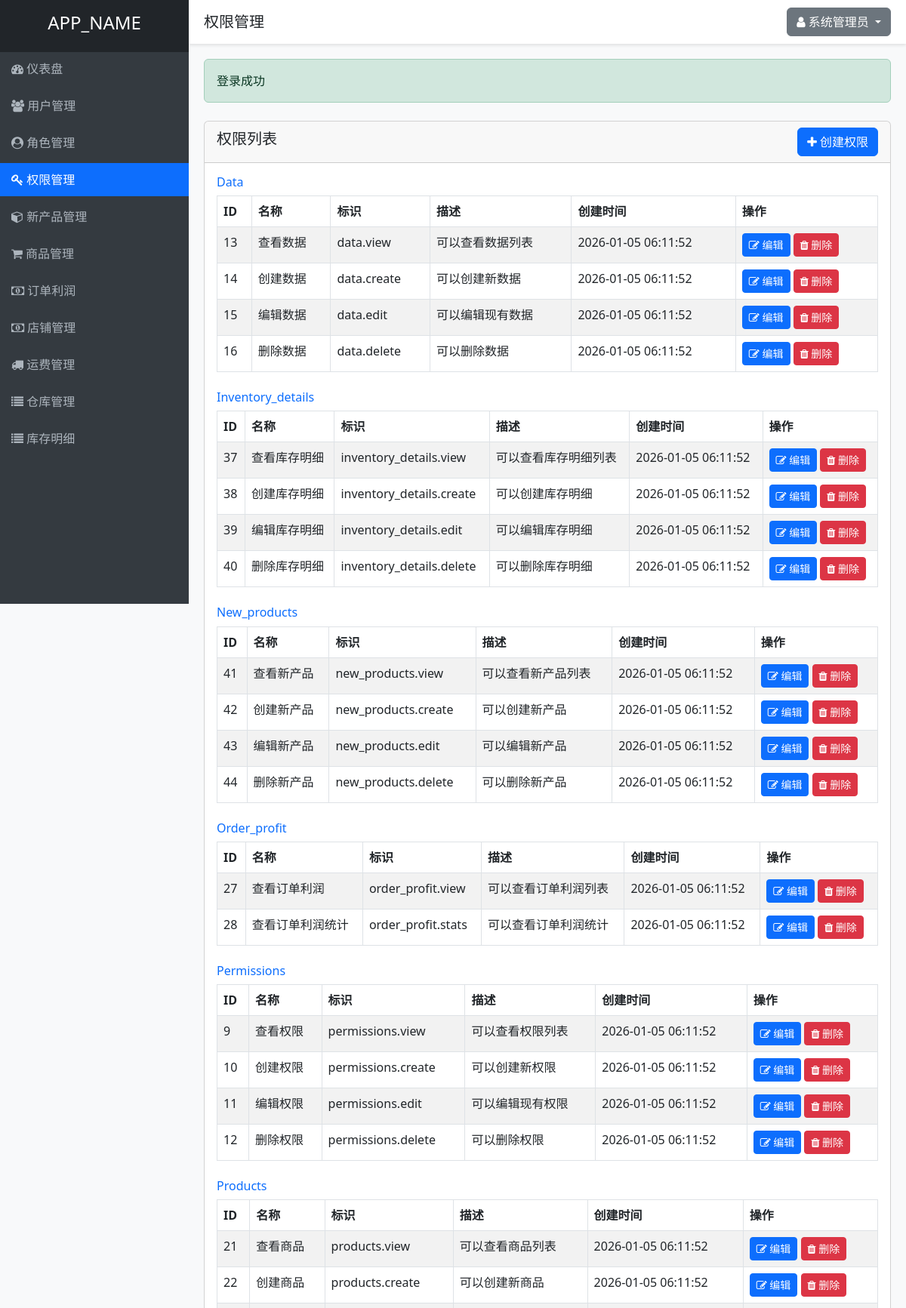
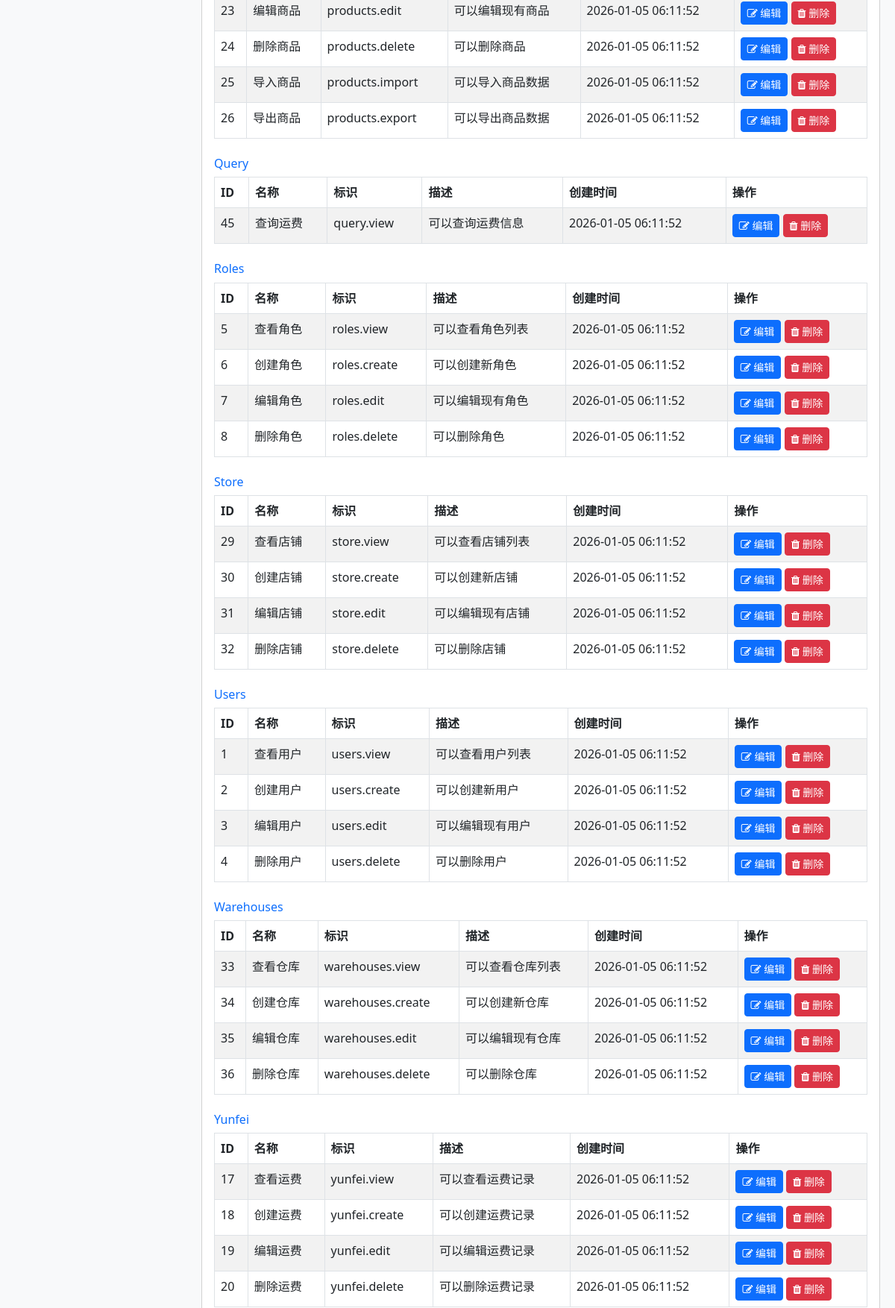
Page /permissions.php (signed in, upper part) on the committed database (2 pictures, top to bottom).
### tables this page shows
CREATE TABLE IF NOT EXISTS permissions (
    id INT AUTO_INCREMENT PRIMARY KEY,
    name VARCHAR(50) NOT NULL UNIQUE,
    slug VARCHAR(50) NOT NULL UNIQUE,
    description TEXT,
    module VARCHAR(50) NOT NULL,
    created_at TIMESTAMP DEFAULT CURRENT_TIMESTAMP,
    updated_at TIMESTAMP DEFAULT CURRENT_TIMESTAMP ON UPDATE CURRENT_TIMESTAMP
);

### controllers/PermissionController.php (called while the page is built, shortened)
<?php
require_once APP_ROOT . '/models/Permission.php';
require_once APP_ROOT . '/helpers/functions.php';
class PermissionController {
    private $permissionModel;
    public function __construct() {
        $this->permissionModel = new Permission();
    }
    public function index() {
        $permissions = $this->permissionModel->getAllByModule();
        include VIEWS_DIR . '/layouts/header.php';
        include VIEWS_DIR . '/permissions/index.php';
        include VIEWS_DIR . '/layouts/footer.php';
    }
}
?>

### helpers/functions.php (called while the page is built, shortened)
<?php
function isLoggedIn() {
    return isset($_SESSION['user_id']);
}
function getCurrentUserId() {
    return $_SESSION['user_id'] ?? null;
}
function hasPermission($permissionSlug) {
    require_once APP_ROOT . '/models/Permission.php';
    $permissionModel = new Permission();
    return $permissionModel->checkUserPermission(getCurrentUserId(), $permissionSlug);
}
?>

### includes/database.php (called while the page is built, shortened)
<?php
class Database {
    private static $instance = null;
    private $conn;
    private function __construct() {
        try {
            $this->conn = new PDO(
                "mysql:host=" . DB_HOST . ";dbname=" . DB_NAME . ";charset=utf8",
                DB_USER,
                DB_PASS,
                [
                    PDO::ATTR_ERRMODE => PDO::ERRMODE_EXCEPTION,
                    PDO::ATTR_DEFAULT_FETCH_MODE => PDO::FETCH_ASSOC,
                    PDO::ATTR_EMULATE_PREPARES => false
                ]
            );
        } catch(PDOException $e) {
            die("数据库连接失败: " . $e->getMessage());
        }
    }
    public static function getInstance() {
        if(self::$instance === null) {
            self::$instance = new Database();
        }
        return self::$instance;
    }
    public function query($sql, $params = []) {
        $stmt = $this->conn->prepare($sql);
        $stmt->execute($params);
        return $stmt;
    }
}
?>

### models/Permission.php (called while the page is built, shortened)
<?php
require_once APP_ROOT . '/includes/database.php';
class Permission {
    private $db;
    public function __construct() {
        $this->db = Database::getInstance();
    }
    public function getAll() {
        $sql = "SELECT * FROM permissions ORDER BY module, id";
        $stmt = $this->db->query($sql);
        return $stmt->fetchAll();
    }
    public function getAllByModule() {
        $permissions = $this->getAll();
        $grouped = [];
        foreach ($permissions as $permission) {
            $module = $permission['module'];
            if (!isset($grouped[$module])) {
                $grouped[$module] = [];
            }
            $grouped[$module][] = $permission;
        }
        return $grouped;
    }
    public function checkUserPermission($userId, $permissionSlug) {
        $sql = "SELECT COUNT(*) as count FROM permissions p
                JOIN role_permissions rp ON p.id = rp.permission_id
                JOIN user_roles ur ON rp.role_id = ur.role_id
                WHERE ur.user_id = ? AND p.slug = ?";
        $stmt = $this->db->query($sql, [$userId, $permissionSlug]);
        $result = $stmt->fetch();
        return $result['count'] > 0;
    }
}
?>

### views/permissions/index.php (the view)
<div class="row mt-4">
    <div class="col-md-12">
        <div class="card">
            <div class="card-header d-flex justify-content-between align-items-center">
                <h5>权限列表</h5>
                <?php if (hasPermission('permissions.create')): ?>
                    <a href="<?php echo APP_URL; ?>/permissions.php?action=create" class="btn btn-primary">
                        <i class="fa fa-plus"></i> 创建权限
                    </a>
                <?php endif; ?>
            </div>
            <div class="card-body">
                <?php foreach ($permissions as $module => $modulePermissions): ?>
                    <div class="mb-4">
                        <h6 class="text-primary"><?php echo ucfirst($module); ?></h6>
                        <table class="table table-bordered table-striped">
                            <thead>
                                <tr>
                                    <th>ID</th>
                                    <th>名称</th>
                                    <th>标识</th>
                                    <th>描述</th>
                                    <th>创建时间</th>
                                    <th>操作</th>
                                </tr>
                            </thead>
                            <tbody>
                                <?php foreach ($modulePermissions as $permission): ?>
                                    <tr>
                                        <td><?php echo $permission['id']; ?></td>
                                        <td><?php echo $permission['name']; ?></td>
                                        <td><?php echo $permission['slug']; ?></td>
                                        <td><?php echo $permission['description']; ?></td>
                                        <td><?php echo $permission['created_at']; ?></td>
                                        <td>
                                            <?php if (hasPermission('permissions.edit')): ?>
                                                <a href="<?php echo APP_URL; ?>/permissions.php?action=edit&id=<?php echo $permission['id']; ?>" class="btn btn-sm btn-primary">
                                                    <i class="fa fa-edit"></i> 编辑
                                                </a>
                                            <?php endif; ?>
                                            <?php if (hasPermission('permissions.delete')): ?>
                                                <a href="<?php echo APP_URL; ?>/permissions.php?action=delete&id=<?php echo $permission['id']; ?>" class="btn btn-sm btn-danger" onclick="return confirm('确定要删除这个权限吗？');">
                                                    <i class="fa fa-trash"></i> 删除
                                                </a>
                                            <?php endif; ?>
                                        </td>
                                    </tr>
                                <?php endforeach; ?>
                            </tbody>
                        </table>
                    </div>
                <?php endforeach; ?>
            </div>
        </div>
    </div>
</div>

### views/layouts/header.php (style rules this page uses)
body { background-color: #f8f9fa; }

### rows in the picture
permissions: id "13", name "查看数据", slug "data.view", description "可以查看数据列表", created_at "2026-01-05 06:11:52"
permissions: id "14", name "创建数据", slug "data.create", description "可以创建新数据", created_at "2026-01-05 06:11:52"
permissions: id "15", name "编辑数据", slug "data.edit", description "可以编辑现有数据", created_at "2026-01-05 06:11:52"
permissions: id "16", name "删除数据", slug "data.delete", description "可以删除数据", created_at "2026-01-05 06:11:52"
permissions: id "37", name "查看库存明细", slug "inventory_details.view", description "可以查看库存明细列表", created_at "2026-01-05 06:11:52"
permissions: id "38", name "创建库存明细", slug "inventory_details.create", description "可以创建库存明细", created_at "2026-01-05 06:11:52"
permissions: id "39", name "编辑库存明细", slug "inventory_details.edit", description "可以编辑库存明细", created_at "2026-01-05 06:11:52"
permissions: id "40", name "删除库存明细", slug "inventory_details.delete", description "可以删除库存明细", created_at "2026-01-05 06:11:52"
permissions: id "41", name "查看新产品", slug "new_products.view", description "可以查看新产品列表", created_at "2026-01-05 06:11:52"
permissions: id "42", name "创建新产品", slug "new_products.create", description "可以创建新产品", created_at "2026-01-05 06:11:52"
permissions: id "43", name "编辑新产品", slug "new_products.edit", description "可以编辑新产品", created_at "2026-01-05 06:11:52"
permissions: id "44", name "删除新产品", slug "new_products.delete", description "可以删除新产品", created_at "2026-01-05 06:11:52"
permissions: id "27", name "查看订单利润", slug "order_profit.view", description "可以查看订单利润列表", created_at "2026-01-05 06:11:52"
permissions: id "28", name "查看订单利润统计", slug "order_profit.stats", description "可以查看订单利润统计", created_at "2026-01-05 06:11:52"
permissions: id "9", name "查看权限", slug "permissions.view", description "可以查看权限列表", created_at "2026-01-05 06:11:52"
permissions: id "10", name "创建权限", slug "permissions.create", description "可以创建新权限", created_at "2026-01-05 06:11:52"
permissions: id "11", name "编辑权限", slug "permissions.edit", description "可以编辑现有权限", created_at "2026-01-05 06:11:52"
permissions: id "12", name "删除权限", slug "permissions.delete", description "可以删除权限", created_at "2026-01-05 06:11:52"
permissions: id "21", name "查看商品", slug "products.view", description "可以查看商品列表", created_at "2026-01-05 06:11:52"
permissions: id "22", name "创建商品", slug "products.create", description "可以创建新商品", created_at "2026-01-05 06:11:52"
permissions: id "23", name "编辑商品", slug "products.edit", description "可以编辑现有商品", created_at "2026-01-05 06:11:52"
permissions: id "24", name "删除商品", slug "products.delete", description "可以删除商品", created_at "2026-01-05 06:11:52"
permissions: id "25", name "导入商品", slug "products.import", description "可以导入商品数据", created_at "2026-01-05 06:11:52"
permissions: id "26", name "导出商品", slug "products.export", description "可以导出商品数据", created_at "2026-01-05 06:11:52"
permissions: id "45", name "查询运费", slug "query.view", description "可以查询运费信息", created_at "2026-01-05 06:11:52"
permissions: id "5", name "查看角色", slug "roles.view", description "可以查看角色列表", created_at "2026-01-05 06:11:52"
permissions: id "6", name "创建角色", slug "roles.create", description "可以创建新角色", created_at "2026-01-05 06:11:52"
permissions: id "7", name "编辑角色", slug "roles.edit", description "可以编辑现有角色", created_at "2026-01-05 06:11:52"
permissions: id "8", name "删除角色", slug "roles.delete", description "可以删除角色", created_at "2026-01-05 06:11:52"
permissions: id "29", name "查看店铺", slug "store.view", description "可以查看店铺列表", created_at "2026-01-05 06:11:52"
permissions: id "30", name "创建店铺", slug "store.create", description "可以创建新店铺", created_at "2026-01-05 06:11:52"
permissions: id "31", name "编辑店铺", slug "store.edit", description "可以编辑现有店铺", created_at "2026-01-05 06:11:52"
permissions: id "32", name "删除店铺", slug "store.delete", description "可以删除店铺", created_at "2026-01-05 06:11:52"
permissions: id "1", name "查看用户", slug "users.view", description "可以查看用户列表", created_at "2026-01-05 06:11:52"
permissions: id "2", name "创建用户", slug "users.create", description "可以创建新用户", created_at "2026-01-05 06:11:52"
permissions: id "3", name "编辑用户", slug "users.edit", description "可以编辑现有用户", created_at "2026-01-05 06:11:52"
permissions: id "4", name "删除用户", slug "users.delete", description "可以删除用户", created_at "2026-01-05 06:11:52"
permissions: id "33", name "查看仓库", slug "warehouses.view", description "可以查看仓库列表", created_at "2026-01-05 06:11:52"
permissions: id "34", name "创建仓库", slug "warehouses.create", description "可以创建新仓库", created_at "2026-01-05 06:11:52"
permissions: id "35", name "编辑仓库", slug "warehouses.edit", description "可以编辑现有仓库", created_at "2026-01-05 06:11:52"
permissions: id "36", name "删除仓库", slug "warehouses.delete", description "可以删除仓库", created_at "2026-01-05 06:11:52"
permissions: module "Yunfei", id "20", name "删除运费", slug "yunfei.delete", description "可以删除运费记录", created_at "2026-01-05 06:11:52"
permissions: id "17", name "查看运费", slug "yunfei.view", description "可以查看运费记录", created_at "2026-01-05 06:11:52"
permissions: id "18", name "创建运费", slug "yunfei.create", description "可以创建运费记录", created_at "2026-01-05 06:11:52"
permissions: id "19", name "编辑运费", slug "yunfei.edit", description "可以编辑运费记录", created_at "2026-01-05 06:11:52"

### other values in the picture
APP_NAME "APP_NAME"
$title "权限管理"
$_SESSION['full_name'] "系统管理员"
$success "登录成功"
$module "Data"
$module "Inventory_details"
$module "New_products"
$module "Order_profit"
$module "Permissions"
$module "Products"
$module "Query"
$module "Roles"
$module "Store"
$module "Users"
$module "Warehouses"
